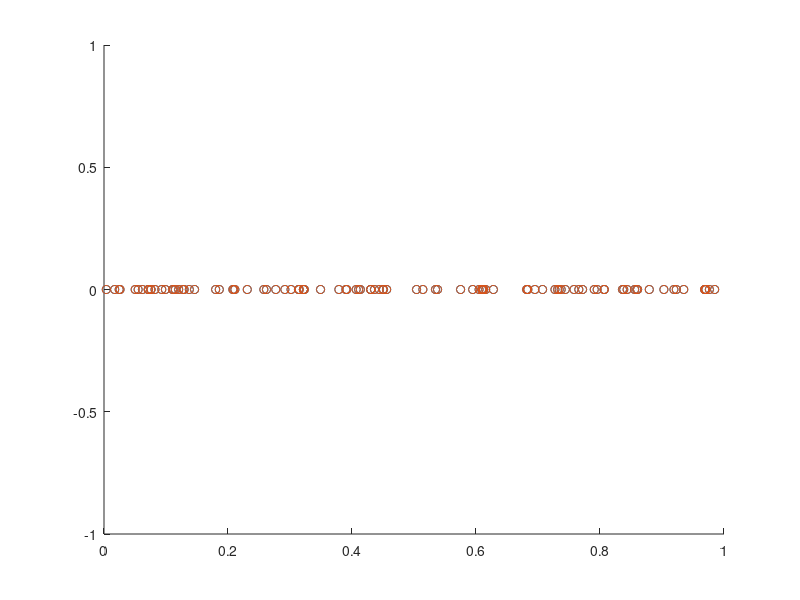

MATLAB code to generate this figure:
%% Data plotting
% The point of today's seminar is to implement a MLP that will do a
% regression of a function. In order to avoid over fitting, we will add
% some noise.

%We first define a vector of 100 points between 0 and 1, which corresponds 
%to the x coordinate of the points of funtion we want to find
x=rand(100,1);

%We then associate to each x-coordinate the y-coordinate. The function we
%want to find is f: x -> y = 0.6 + sin(2*pi*x)/4 + cos(4*pi*x)/4.
y=zeros(1,length(x));
for i = 1:length(x)
    %%%%%%%%%%%%%%%%%%%%%%%%%%%%%%%%%%%%%%%%%%%%%%%%%%%%%%%%%%%%%%%%%%%%%%
    y(i) =  0;%to complete
    %%%%%%%%%%%%%%%%%%%%%%%%%%%%%%%%%%%%%%%%%%%%%%%%%%%%%%%%%%%%%%%%%%%%%%
end


%We then need to add some noise, the noise is taken from a normal
%distribution centered in 0 and of standard deviation 0.1. Use the randn()
%function
%%%%%%%%%%%%%%%%%%%%%%%%%%%%%%%%%%%%%%%%%%%%%%%%%%%%%%%%%%%%%%%%%%%%%%
y =  y;%to complete
%%%%%%%%%%%%%%%%%%%%%%%%%%%%%%%%%%%%%%%%%%%%%%%%%%%%%%%%%%%%%%%%%%%%%%

figure(1)
scatter(x,y)

%% Initialisation
% We are going to implement a two layer perceptrons to match the data we
% have just created. In order to force you not to copy the lecture slides,
% we will use the different weights notations. The input vector is called
% Input, the intermediary one is called Inter and the final one is called
% Output. The weights that go from Input to Inter are U and the one that go
% from Inter to Output is V.


%We first need to initialise and choose the size of those vectors. We work
%in 2D, we therefore use 2 coordinates for the Input vectors (x and the
% bias) and one coordinate for the output vector (y). We start by arbitrarily 
%choosing to have 3 intermediary states. Therefore U is a matrix of size (2,3) while 
%V is a matrix of size (3,1).


nb_state=3;
U = rand(nb_state,2);
V = rand(1,nb_state);

% Initialisation of empty matrices
Inter=zeros(nb_state,1);
Output=zeros(length(x),1);
Err=zeros(length(x),1);

%You now need to implement the forward step. The sigmoid has already been 
%chosen. It is the g function.
for i = 1:length(x)
    Input=[1,x(i)];
    %What is the intermediary vector?
    for j = 1:nb_state
        %%%%%%%%%%%%%%%%%%%%%%%%%%%%%%%%%%%%%%%%%%%%%%%%%%%%%%%%%%%%%%%%%%%
        Inter(j)= 0;%to complete
        %%%%%%%%%%%%%%%%%%%%%%%%%%%%%%%%%%%%%%%%%%%%%%%%%%%%%%%%%%%%%%%%%%%
    end
    
    %How do you compute the output?
    %%%%%%%%%%%%%%%%%%%%%%%%%%%%%%%%%%%%%%%%%%%%%%%%%%%%%%%%%%%%%%%%%%%%%%
    Output(i)= 0;%to complete
    %%%%%%%%%%%%%%%%%%%%%%%%%%%%%%%%%%%%%%%%%%%%%%%%%%%%%%%%%%%%%%%%%%%%%%
    
    %Expression of the error:
    Err(i)=(Output(i)-y(i))^2;
end
sum(Err)

figure(1)
scatter(x,y)
hold on
scatter(x,Output)
hold off

%% Forward propagation and Back propagation
%Here you will also implement the back propagation. By pressing control
%enter a sufficent number of times, you should see that the red dots
%converge to the position of the blue ones. You can also accelarate the
%computation by choosing a greater number of ieration of the update of the
%weights.

nb_iter=1;
eta = 1;

for iter = 1:nb_iter
    for i = 1:length(x)
        Input=[1,x(i)];
        %What is the intermediary vector?
        for j = 1:nb_state
            %%%%%%%%%%%%%%%%%%%%%%%%%%%%%%%%%%%%%%%%%%%%%%%%%%%%%%%%%%%%%%%
            Inter(j)= 0;%to complete
            %%%%%%%%%%%%%%%%%%%%%%%%%%%%%%%%%%%%%%%%%%%%%%%%%%%%%%%%%%%%%%%
        end
        %How do you compute the output?
        %%%%%%%%%%%%%%%%%%%%%%%%%%%%%%%%%%%%%%%%%%%%%%%%%%%%%%%%%%%%%%%%%%%
        Output(i)= 0;%to complete
        %%%%%%%%%%%%%%%%%%%%%%%%%%%%%%%%%%%%%%%%%%%%%%%%%%%%%%%%%%%%%%%%%%%

        %Now you need to compute the Delta and the delta values that you
        %will be able to find within the lecture notes. However you need to
        %be careful with the notations.
        %%%%%%%%%%%%%%%%%%%%%%%%%%%%%%%%%%%%%%%%%%%%%%%%%%%%%%%%%%%%%%%%%%%
        Delta =  0;%to complete
        %%%%%%%%%%%%%%%%%%%%%%%%%%%%%%%%%%%%%%%%%%%%%%%%%%%%%%%%%%%%%%%%%%%

        delta = zeros(nb_state,1);
        for j = 1:nb_state
            %%%%%%%%%%%%%%%%%%%%%%%%%%%%%%%%%%%%%%%%%%%%%%%%%%%%%%%%%%%%%%%
            delta(j)= 0;%to complete
            %%%%%%%%%%%%%%%%%%%%%%%%%%%%%%%%%%%%%%%%%%%%%%%%%%%%%%%%%%%%%%%
        end

        %Finally you need to update the weights values according to the
        %equation you can find witin the slides. But once again be careful
        %with the notations.
        for j = 1:2
            for l = 1:nb_state
                %%%%%%%%%%%%%%%%%%%%%%%%%%%%%%%%%%%%%%%%%%%%%%%%%%%%%%%%%%%
                U(l,j) =  0;%to complete
                %%%%%%%%%%%%%%%%%%%%%%%%%%%%%%%%%%%%%%%%%%%%%%%%%%%%%%%%%%%
            end
        end

        for j = 1:nb_state
            %%%%%%%%%%%%%%%%%%%%%%%%%%%%%%%%%%%%%%%%%%%%%%%%%%%%%%%%%%%%%%%
            V(j) = 0;%to complete
            %%%%%%%%%%%%%%%%%%%%%%%%%%%%%%%%%%%%%%%%%%%%%%%%%%%%%%%%%%%%%%%
        end

        %the error is still the same
        Err(i)=(Output(i)-y(i))^2;
    end
end

sum(Err)
    
figure(1)
scatter(x,y)
hold on
scatter(x,Output)
hold off